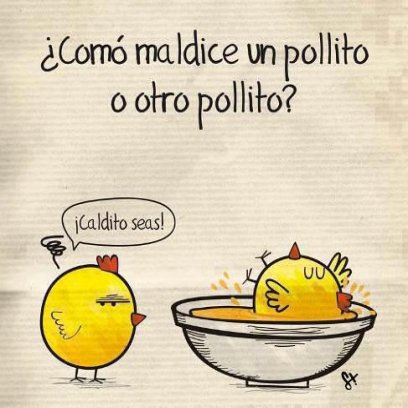
//> input picture OpenCV/MostrarImagenGrises/imagenes-graciosas-11.jpg, 408 x 408 px
$ ./grises imagenes-graciosas-11.jpg   (built with g++ and OpenCV 4)
//> lines starting //> are read from the running program, lines starting //| are printed output that depends on the picture
#include <cv.h>
#include <highgui.h>

using namespace cv;

int main(int argc, char **argv){

	char* imageName = argv[1];
	Mat image;
  image = imread(imageName, 1);
//> image is the input picture: 408 rows x 408 cols, CV_8UC3; mean B, G, R 175.7, 206.1, 219.2


	 Mat gray_image_opencv, grad_x, abs_grad_x;
   cvtColor(image, gray_image_opencv, CV_BGR2GRAY);
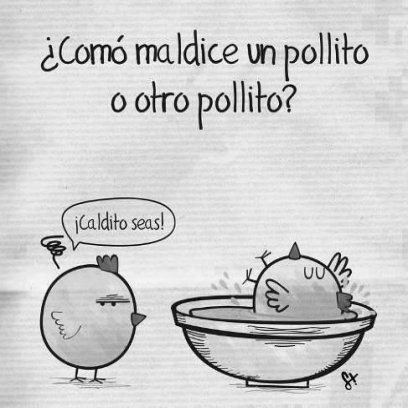
//> gray_image_opencv: 408 rows x 408 cols, CV_8UC1; min 1, max 253, mean 206.6
   Sobel(gray_image_opencv,grad_x,CV_8UC1,1,0,3,1,0,BORDER_DEFAULT);
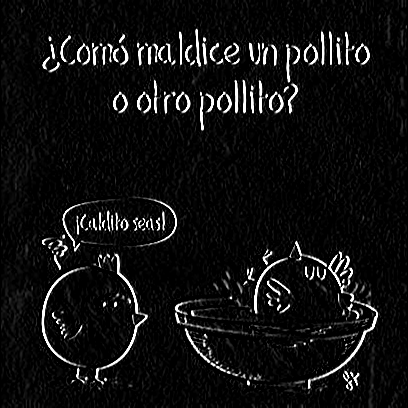
//> grad_x: 408 rows x 408 cols, CV_8UC1; min 0, max 255, mean 16.3
  convertScaleAbs(grad_x, abs_grad_x);

  namedWindow("Image Color", WINDOW_NORMAL);
  namedWindow("Image Gray", WINDOW_NORMAL);

  imshow("Image Color",image);
  imshow("Image Gray",gray_image_opencv);

  waitKey(0);

  return 0;

}
